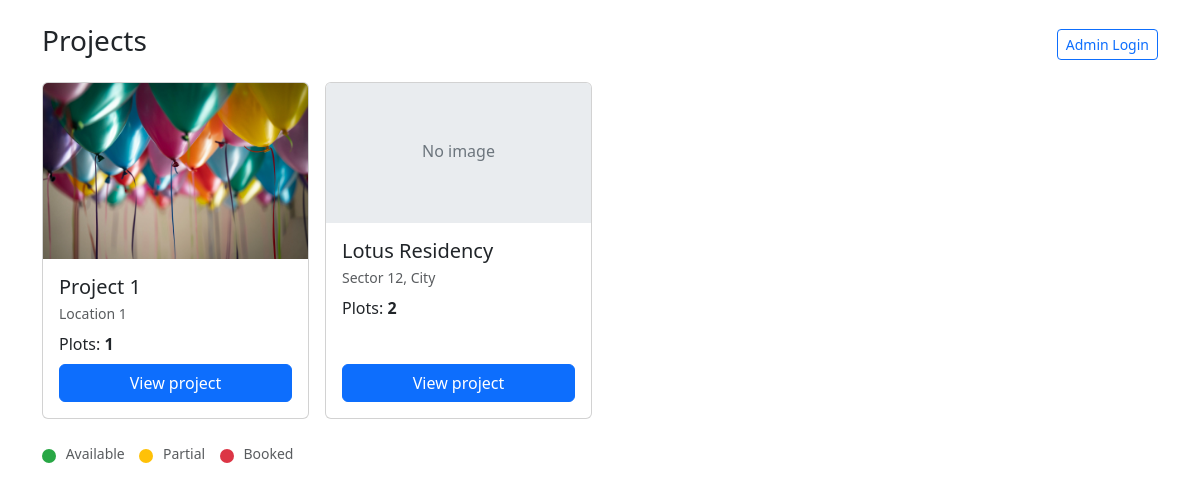
The page /public/index.php on the database its author committed.
### tables this page shows
CREATE TABLE `projects` (
  `id` int(11) NOT NULL,
  `name` varchar(255) NOT NULL,
  `description` text DEFAULT NULL,
  `location` varchar(255) DEFAULT NULL,
  `image_url` varchar(512) DEFAULT NULL,
  `map_url` varchar(512) DEFAULT NULL,
  `created_at` timestamp NOT NULL DEFAULT current_timestamp(),
  `updated_at` timestamp NOT NULL DEFAULT current_timestamp() ON UPDATE current_timestamp()
);

### public/index.php (the view, shortened to what this page needs)
<?php
require __DIR__ . '/../app/db.php';
$sql = "
SELECT p.id, p.name, p.location, p.image_url,
       COALESCE(COUNT(pl.id),0) AS total_plots
FROM projects p
LEFT JOIN blocks b ON b.project_id = p.id
LEFT JOIN plots pl ON pl.block_id = b.id
GROUP BY p.id
ORDER BY p.created_at DESC
";
$stmt = $pdo->query($sql);
$projects = $stmt->fetchAll();
?>
<!doctype html>
<html lang="en">
<head>
    <link href="https://cdn.jsdelivr.net/npm/bootstrap@5.3.0/dist/css/bootstrap.min.css" rel="stylesheet">
</head>
<body>
    <div class="container py-4">
        <div class="d-flex justify-content-between align-items-center mb-3">
            <h1 class="h3">Projects</h1>
            <div>
                <a href="/realestate/public/admin-login.php" class="btn btn-outline-primary btn-sm">Admin Login</a>
            </div>
        </div>
        <div class="row g-3">
            <?php foreach ($projects as $p): ?>
                <div class="col-12 col-sm-6 col-md-4 col-lg-3">
                    <div class="card project-card h-100">
                        <?php if (!empty($p['image_url']) && file_exists(__DIR__ . '/../' . $p['image_url'])): ?>
                            <img src="<?php echo htmlspecialchars('../' . $p['image_url']); ?>" class="card-img-top" alt="">
                        <?php else: ?>
                            <svg class="bd-placeholder-img card-img-top" width="100%" height="140" xmlns="http://www.w3.org/2000/svg" role="img">
                                <rect width="100%" height="100%" fill="#e9ecef"></rect>
                                <text x="50%" y="50%" dominant-baseline="middle" text-anchor="middle" fill="#6c757d">No image</text>
                            </svg>
                        <?php endif; ?>
                        <div class="card-body d-flex flex-column">
                            <h5 class="card-title mb-1"><?php echo htmlspecialchars($p['name']); ?></h5>
                            <p class="text-muted small mb-2"><?php echo htmlspecialchars($p['location']); ?></p>
                            <p class="mb-2">Plots: <strong><?php echo (int)$p['total_plots']; ?></strong></p>
                            <a href="project.php?id=<?php echo $p['id']; ?>" class="btn btn-primary mt-auto">View project</a>
                        </div>
                    </div>
                </div>
            <?php endforeach; ?>
        </div>
        <div class="legend text-muted small mt-4">
            <span class="dot dot-available"></span> Available &nbsp;&nbsp;
            <span class="dot dot-partial"></span> Partial &nbsp;&nbsp;
            <span class="dot dot-booked"></span> Booked
        </div>
    </div>
</body>
</html>

### public/index.php (style rules this page uses)
.project-card { min-height: 260px; }
.legend { margin-top: 12px; }
.legend .dot { display: inline-block; width: 14px; height: 14px; border-radius: 50%; margin-right: 6px; vertical-align: middle; }
.dot-available { background: #28a745; }
.dot-partial { background: #ffc107; }
.dot-booked { background: #dc3545; }

### rows shown on the page
projects: image_url (picture), name "Project 1", location "Location 1", total_plots "1"
projects: shows "No image", name "Lotus Residency", location "Sector 12, City", total_plots "2"
